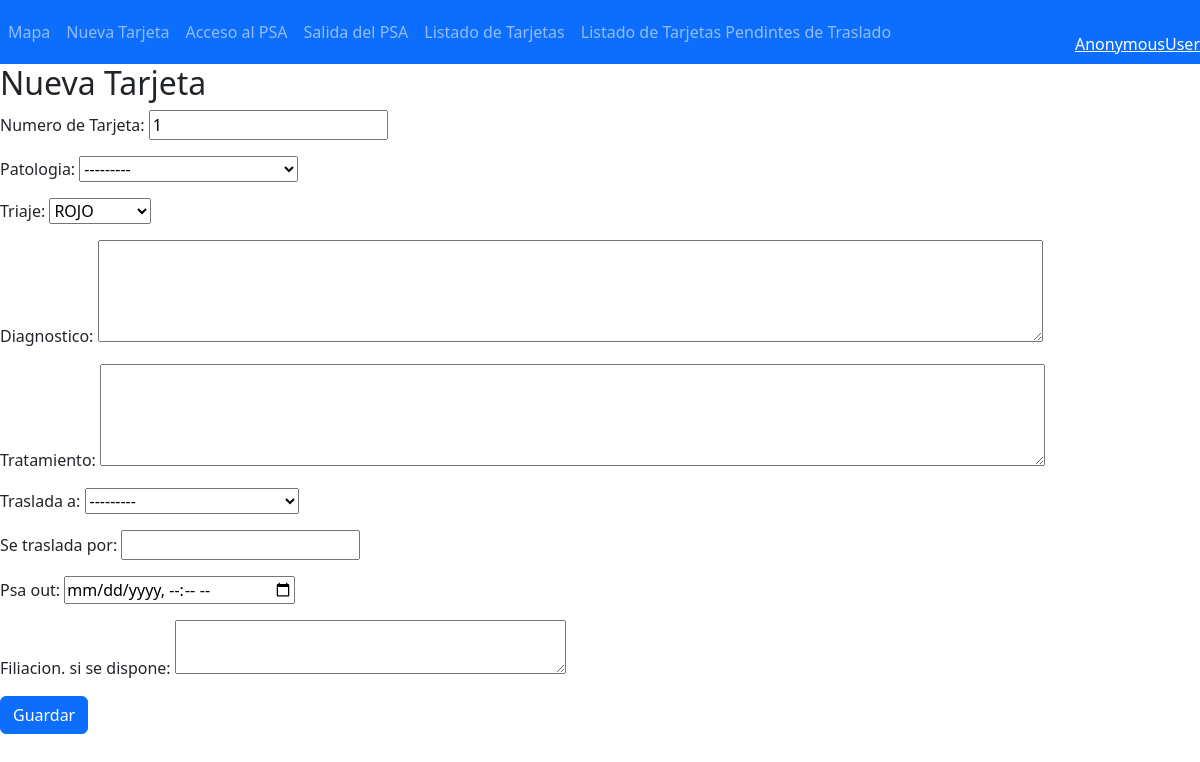
The page /tarjetas/tarjeta_psa_out/1/ on the database as committed earlier.
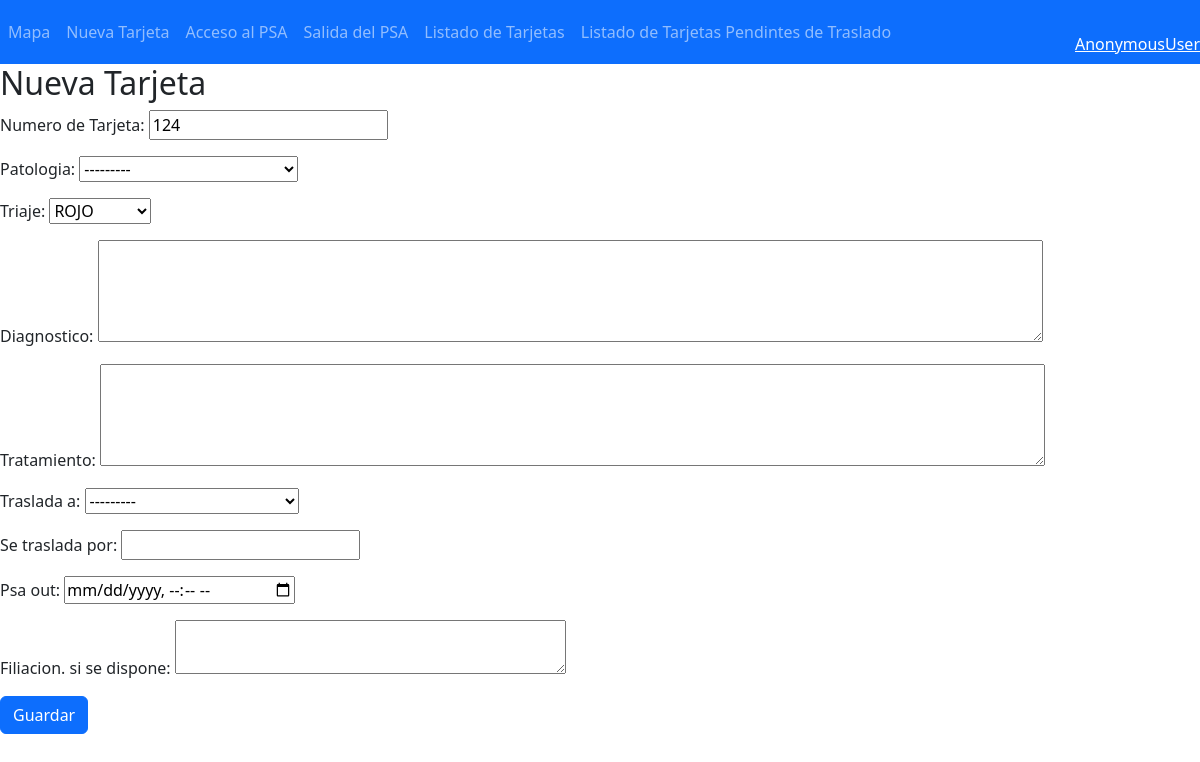
The same page on the database as committed later.
### tarjetas/models.py (models this page shows, shortened)
class Tarjeta(models.Model):
    TRIAJE = (
        ('VERDE', 'VERDE'),
        ('AMARILLO','AMARILLO'),
        ('ROJO', 'ROJO'),
        ('MORADO', 'MORADO'),
        ('NEGRO', 'NEGRO'),
    )
    ESTADO_TRASLADO = (
        ('PENDIENTE', 'PENDIENTE'),
        ('SOLICITADO', 'SOLICITADO'),
        ('GESTIONADO', 'GESTIONADO'),
        ('SALIDA_PSA', 'SALIDA_PSA'),
        ('REALIZADO', 'REALIZADO'),
        ('ALTA LUGAR', 'ALTA LUGAR'),
    )
    SEXO = (
        ('HOMBRE', 'HOMBRE'),
        ('MUJER','MUJER'),
        ('NSNC', 'NS/NC'),
    )
    num_t = models.CharField(max_length=100, blank=False)
    edad = models.IntegerField(blank=True, null=True)
    sexo = models.CharField(max_length=32,choices=SEXO)
    filiacion = models.CharField(max_length=200, blank=True)
    patologia = models.ForeignKey(Patologia, models.DO_NOTHING, db_column='patologia', blank=True, null=True)
    diagnostico = models.CharField(max_length=500, blank=True)
    tratamiento = models.CharField(max_length=500, blank=True)
    traslada_a = models.ForeignKey(Destino, models.DO_NOTHING, db_column='destino', blank=True, null=True)
    traslada_por = models.CharField(max_length=50, blank=True)
    triaje_ini = models.CharField(max_length=10,choices=TRIAJE)
    triaje = models.CharField(max_length=10,choices=TRIAJE)
    estado_traslado = models.CharField(max_length=32,choices=ESTADO_TRASLADO)
    latitud = models.FloatField(blank=True, null=True)
    longitud = models.FloatField(blank=True, null=True)
    evento = models.ForeignKey(Evento, models.DO_NOTHING, db_column='evento', blank=True, null=True)
    hora_ini = models.DateTimeField(auto_now_add=True)
    psa_in = models.DateTimeField(blank=True, null=True)
    psa_out = models.DateTimeField(blank=True, null=True)
    dest_in = models.DateTimeField(blank=True, null=True)
    hora_fin = models.DateTimeField(blank=True, null=True)
    pos_psa = models.CharField(max_length=100, blank=True)
    psa = models.ForeignKey(Psa, models.DO_NOTHING, db_column='psa', blank=True, null=True)
    imagen_file_front = models.FileField(upload_to=cambiar_nombre_imagen,blank=True, null=True)
    imagen_file_back = models.FileField(upload_to=cambiar_nombre_imagen,blank=True, null=True)

### tarjetas/views.py (the view)
# urls.py: path('tarjeta_psa_out/<int:tarjeta_id>/', views.tarjeta_psa_out, name='tarjeta_psa_out'),
def tarjeta_psa_out(request, tarjeta_id):
    post = get_object_or_404(Tarjeta,id=tarjeta_id)
    if request.method == "POST":
        form = TarjetaPsaOutForm(request.POST.copy(), instance=post)
        if form.is_valid():
            post = form.save()
            post.estado_traslado = 'SALIDA_PSA'
            post.save()
            return redirect('roll_3', )
    else:
        form = TarjetaPsaOutForm(instance=post)
    return render(request, 'tarjetas/tarjeta_psa_out.html', {'form': form})

### tarjetas/forms.py
class TarjetaPsaOutForm(forms.ModelForm):
    class Meta:
        model = Tarjeta
        fields = ('num_t', 'patologia', 'triaje', 'diagnostico', 'tratamiento', 'traslada_a', 'traslada_por', 'psa_out', 'filiacion')
        labels = {'num_t': 'Numero de Tarjeta',
            'traslado_a': 'Se traslada a ',
            'traslada_por': 'Se traslada por',
            'filiacion': 'Filiacion. si se dispone'
            }
        widgets = {
            'num_t': forms.TextInput(attrs={'readonly': 'readonly'}),
            'psa_out': forms.DateTimeInput(attrs={'type': 'datetime-local'}, format='%d/%m/%Y %H:%M'),
            'diagnostico': forms.Textarea(attrs={'rows': 4, 'cols': 100}),  # Long text para diagnóstico
            'tratamiento': forms.Textarea(attrs={'rows': 4, 'cols': 100}),  # Long text para tratamiento
            'filiacion': forms.Textarea(attrs={'rows': 2, 'cols': 40}),  # Long text para tratamiento
        }
    def __init__(self, *args, **kwargs):
        super().__init__(*args, **kwargs)
        self.fields['psa_out'].initial = now().strftime('%d/%m/%Y %H:%M')

### tarjetas/models.py (called while the page is built)
    def __str__(self):
        return self.tipo

    def __str__(self):
        return self.lugar

### tarjetas/templates/tarjetas/tarjeta_psa_out.html (shortened to what this page needs)
{% extends "base.html" %}
  {% block content %}
  <h2>Nueva Tarjeta</h2>
  <form method="POST" class="form-group">{% csrf_token %}
    {{ form.as_p }}
    <button type="submit" class="btn btn-primary">Guardar</button>
  </form>
  {% endblock %}

Rows that differ between the two databases and show on the page:
changed Tarjeta "ROJO": num_t "1" → "124"
